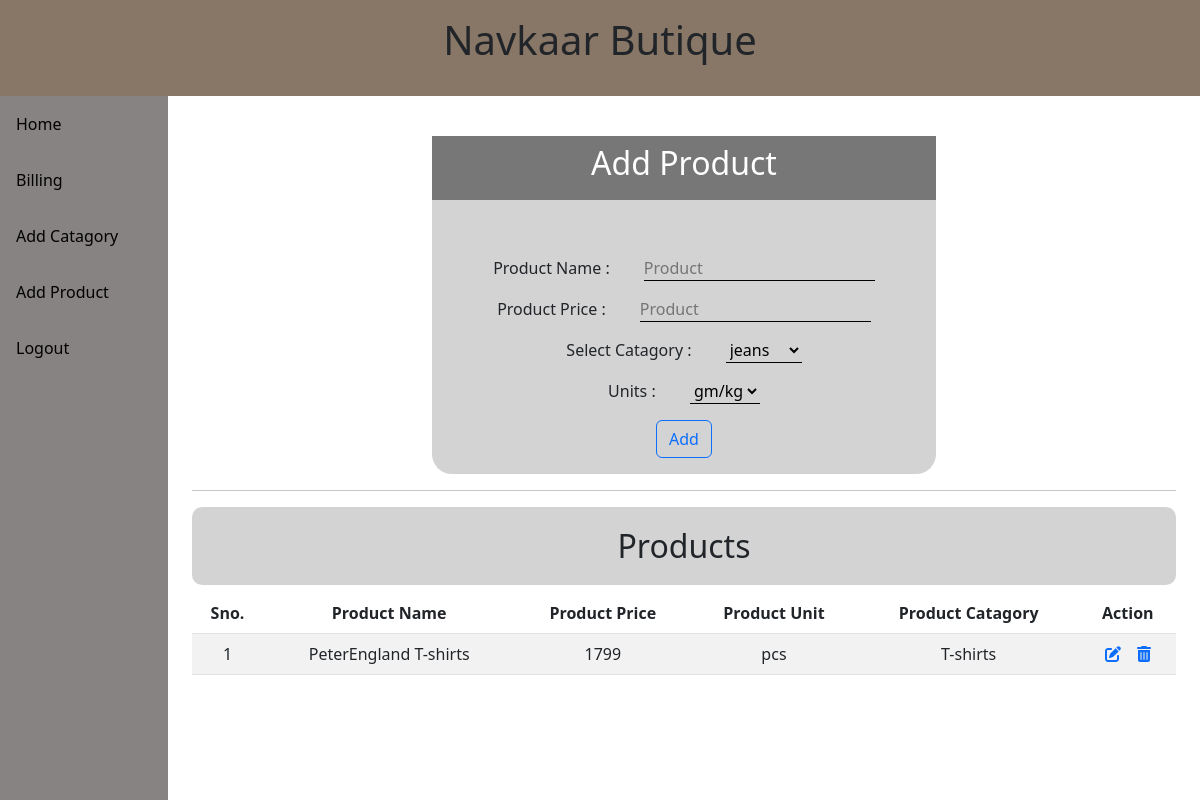
/users/addproduct.php (signed in), run on an earlier commit of the app's database.
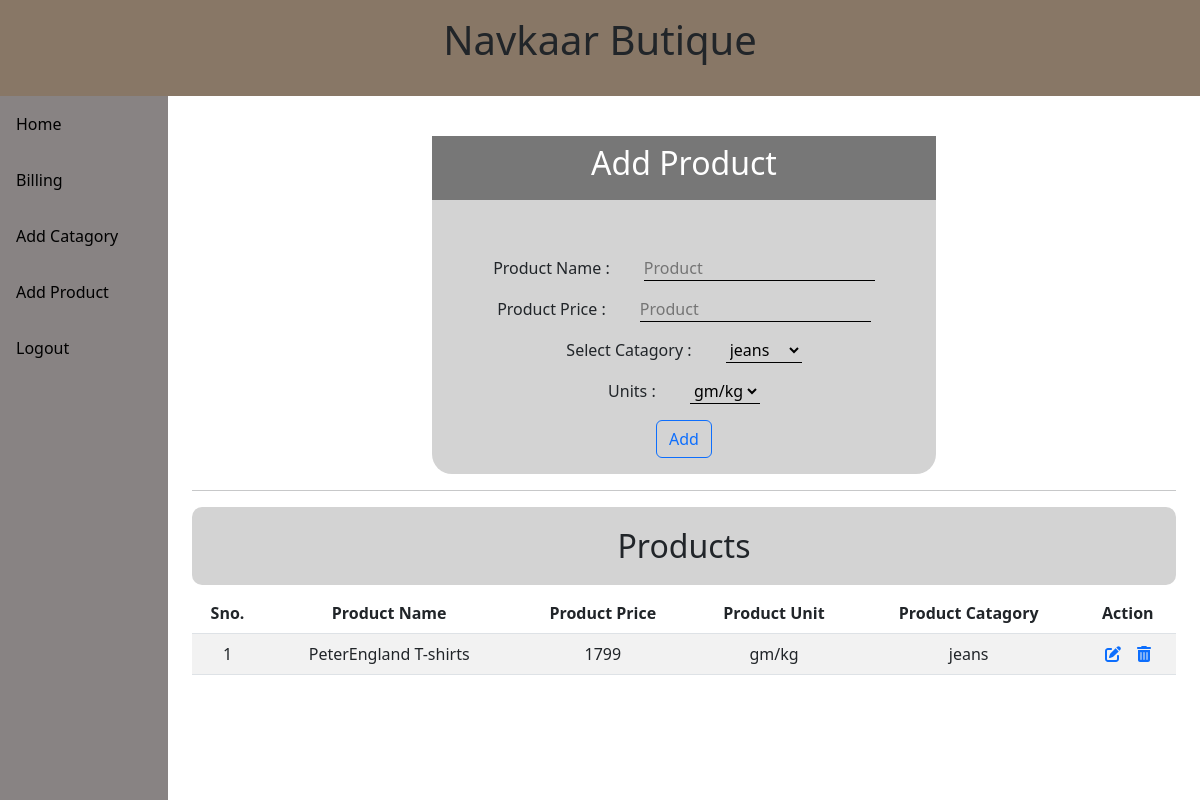
And on a later commit of the database.
### tables this page shows
CREATE TABLE `registration` (
  `id` int(11) NOT NULL,
  `fullname` varchar(100) NOT NULL,
  `email` varchar(100) NOT NULL,
  `age` int(11) NOT NULL,
  `address` varchar(100) NOT NULL,
  `username` varchar(100) NOT NULL,
  `password` varchar(100) NOT NULL,
  `firmname` varchar(100) NOT NULL
);

CREATE TABLE `products` (
  `id` int(11) NOT NULL,
  `productname` varchar(100) NOT NULL,
  `price` double NOT NULL,
  `unit` varchar(100) NOT NULL,
  `vendorid` int(11) NOT NULL,
  `catagoryname` varchar(100) NOT NULL
);

### users/addproduct.php (the view, shortened to what this page needs)
<!DOCTYPE html>
<html lang="en">
<head>
    <link rel="stylesheet" type="text/css" href="https://cdn.datatables.net/1.13.1/css/jquery.dataTables.css">
    <link rel="stylesheet" href="https://cdnjs.cloudflare.com/ajax/libs/font-awesome/6.2.0/css/all.min.css" />
    <link rel="stylesheet" href="../css/bootstrap.css">
    <link rel="stylesheet" href="../css/style.css">
        <?php include('./sidebar.php');
            include("../database/db.php");
        ?>
            <div class='container-fluid add-product'>
                <div class='row'>
                    <div class='product-heading'>
                        <h2>Add Product</h2>
                    </div>
                    <form action="addproduct1.php" method="post" class='add-product-form'>
                        <div class='fields ' >
                            <span>Product Name : </span>
                            <span> <input type='text' name='productname' placeholder='Product' required /> </span>
                        </div>
                        <div class='fields ' >
                            <span>Product Price : </span>
                            <span> <input type='text' name='productprice' placeholder='Product' required /> </span>
                        </div>
                        <div class='fields ' >
                            <span>Select Catagory : </span>
                            <span> <select name="catagoryname" id="catagoryname" required>
                            <?php
                                $query=mysqli_query($con,"select catagoryname from catagory where vendorid=$vendor_id");
                                while($result=mysqli_fetch_array($query)) { ?>
                            <option value="<?php echo $result[0]; ?>">
                            <?php echo $result[0]; ?>
                            </option>
                            <?php  } ?>
                            </select> </span>
                        </div>
                        <div class='fields ' >
                            <span>Units : </span>
                            <span> <select name='productunit'required >
                                <option >gm/kg</option>
                            </select>
                            </span>
                        </div>
                        <button type='submit' class='btn btn-outline-primary' >Add</button>
                    </form>
                </div>
                <div class='container-fluid product-list'>
            <hr>
            <table id='product-table' class="table table-striped table-hover">
                <header style="background-color:lightgray; border-radius:10px" ><h2 style="padding:20px; ">Products</h2></header>
                <thead>
                    <tr>
                        <th>Sno.</th>
                        <th>Product Name</th>
                        <th>Product Price</th>
                        <th>Product Unit</th>
                        <th>Product Catagory</th>
                        <th>Action</th>
                    </tr>
                </thead>
                <tbody>
               <?php
                  include("../database/db.php");
                   $query=mysqli_query($con,"select * from products where vendorid=$vendor_id");
                   if($query) {
                        $count=0;
                        while($result=mysqli_fetch_array($query)) {
                           ?>
                           <tr>
                                <td><?php echo ++$count; ?> </td>
                                <td><?php echo $result[1]; ?> </td>
                                <td><?php echo $result[2]; ?> </td>
                                <td><?php echo $result[3]; ?> </td>
                                <td><?php echo $result[5]; ?> </td>
                                <td><a href="edit-product.php?product_id=<?php echo $result[0] ?>"><i class="fa-solid fa-pen-to-square"></i></a>&nbsp;&nbsp;&nbsp;&nbsp;<a href="delete-product.php?product_id=<?php echo $result[0] ?>"><i class="fa-solid fa-trash-can"></i></a></td>
                           </tr>
                        <?php
                        }
                    }
                    else {
                            echo "<tr><td colspan='3'>There is no data to display</td></tr>";
                    }
               ?>
               </tbody>
            </table>
        </div>
            </div>
</body>
</html>

### users/sidebar.php (shortened to what this page needs)
<?php
            include("../database/db.php");
            $vendor_id=$_SESSION['userid'];
            $query=mysqli_query($con,"select firmname from registration where id=$vendor_id");
            $result=mysqli_fetch_array($query);
    ?>
</head>
<body>
<div>
             <div class='profile-page-header position-sticky fixed-top' style="position:fixed;top:0;"><h1><?php echo $result[0] ; ?></h1></div>
            <div class="sidebar">
                <a  href='./home.php'>Home</a>
                <a  href='./billing.php'>Billing</a>
                <a href='./addcatagory.php'>Add Catagory</a>
                <a href='./addproduct.php'>Add Product</a>
                <a href='./logout.php'>Logout</a>
            </div>
        </div>
</body>
</html>

### css/style.css (style rules this page uses)
a { text-decoration:none; }
* { margin: 0; padding: 0; }
.sidebar { margin: 0; padding: 0; width: 14%; background-color: rgb(136, 131, 131); position: fixed; height: 100%; overflow: auto; float: left; }
.sidebar a { display: block; color: black; padding: 16px; text-decoration: none; }
.profile-page-header { position: sticky; top:0; width: 100%; height: 12vh; background-color: #876; text-align: center; padding-top: 2vh; }
.fields { margin-top: 2vh; }
.fields span { margin: 0 15px 0 15px; }
.fields input, .fields select { outline: none; border: none; border-bottom: 1px solid #000; background: transparent; }
.add-product { margin-top: 5vh; width: 86%; float: right; text-align: center; }
.add-product .row { width: 50%; background-color: lightgray; margin: auto; border-radius: 20px; }
.product-heading { height: 8vh; text-align: center; background-color: #777; padding: 1vh; }
.product-heading h2 { color: white; }
.add-product-form .btn { margin: 2vh; }
.add-product-form { margin-top: 5vh; }
select { outline: none; border: none; border-bottom:1px solid #000 ; }

What changed in the data, as far as the page shows it:
changed products "PeterEngland T-shirts": unit "pcs" → "gm/kg"; catagoryname "T-shirts" → "jeans"
